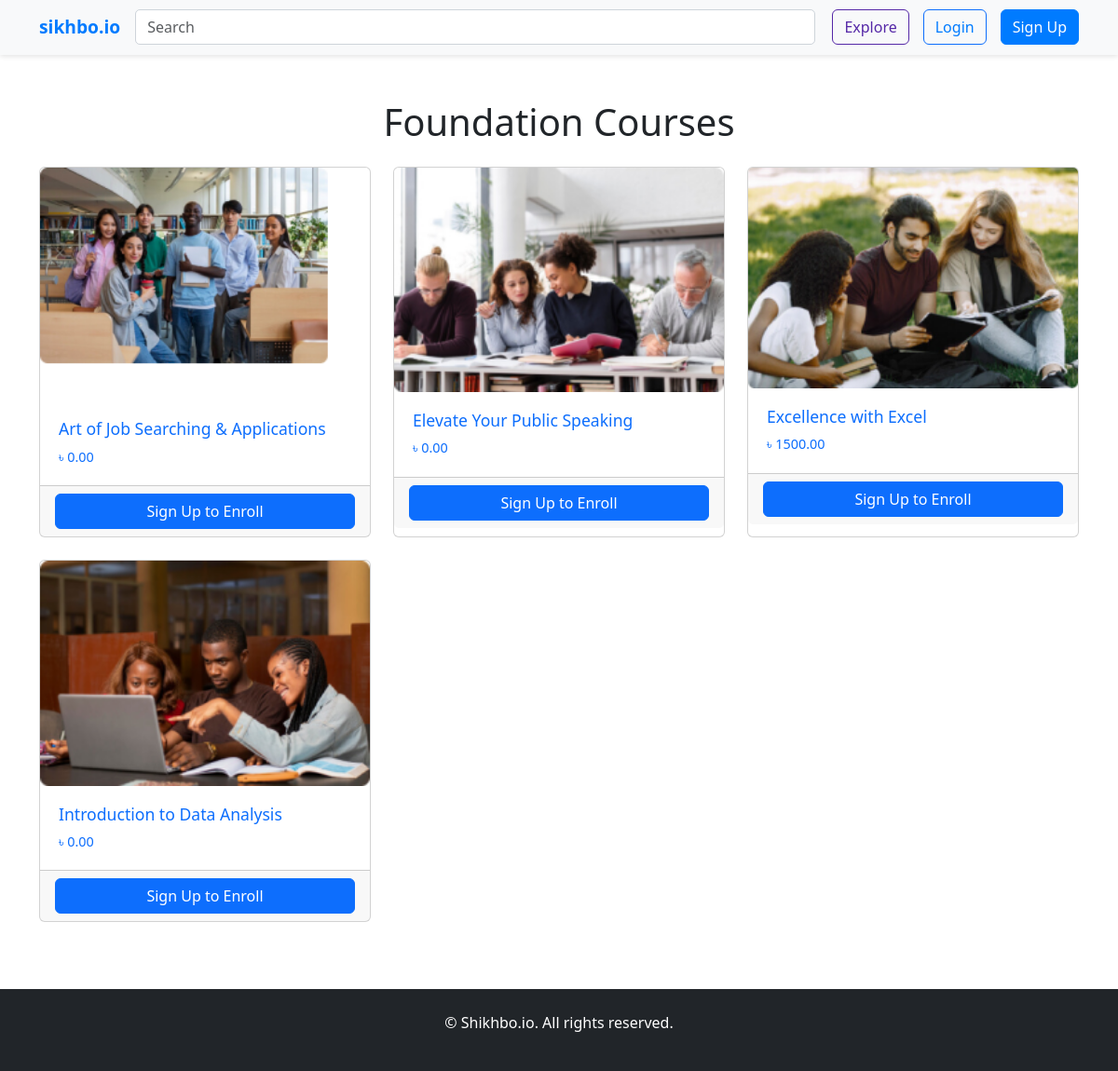
/foundation-courses/, run on an earlier commit of the app's database.
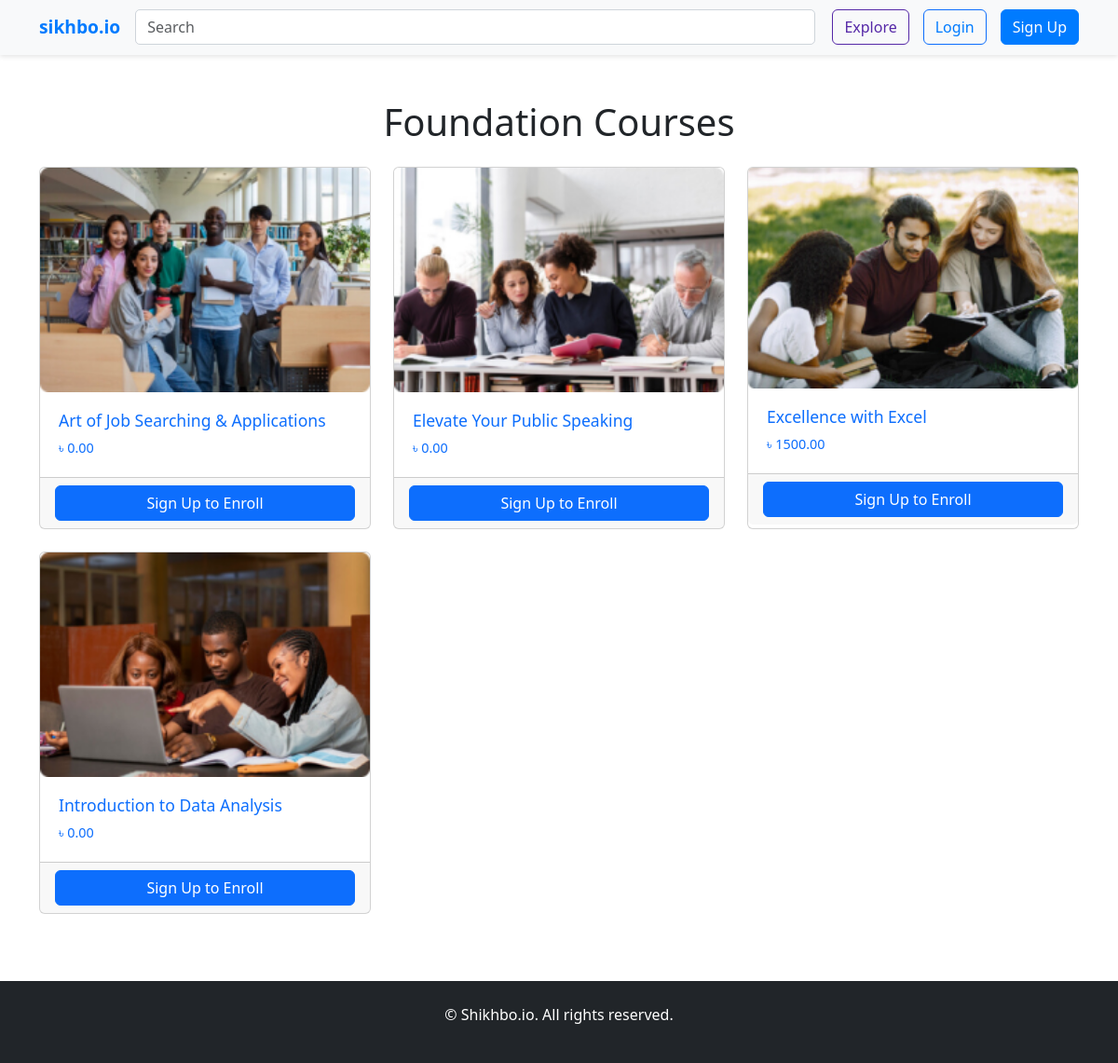
And on a later commit of the database.
### base/models.py (models this page shows, shortened)
class Course(models.Model):
    title = models.CharField(max_length=200)
    description = models.TextField(null=True)
    price = models.DecimalField(max_digits=10, decimal_places=2)
    thumbnail = models.ImageField(upload_to='course_thumbnails/', null=True)
    category = models.ForeignKey(Category, on_delete=models.CASCADE, null=True)
    students_enrolled = models.PositiveIntegerField(default=0)
    image = models.ImageField(upload_to='', blank=True, null=True)

### base/views.py (the view)
# urls.py: path('foundation-courses/', base_views.foundation_courses, name='foundation_courses'),
def foundation_courses(request):
    foundation_category = Category.objects.get(name='Foundation')
    foundation_courses = Course.objects.filter(category=foundation_category)
    return render(request, 'foundation_courses.html', {'foundation_courses': foundation_courses})

### template/foundation_courses.html (shortened to what this page needs)
<!DOCTYPE html>
<html lang="en">
<head>
    {% load static %}
    <link href="https://cdn.jsdelivr.net/npm/bootstrap@5.3.0-alpha1/dist/css/bootstrap.min.css" rel="stylesheet">
    <link rel="stylesheet" href="{% static 'css/foundation_courses.css' %}">
</head>
<body>
<nav class="navbar navbar-expand-lg navbar-light bg-light">
    <div class="container">
        <a class="navbar-brand" href="{% url 'home' %}">sikhbo.io</a>
        <form class="navbar-form" method="POST">
            <input class="form-control me-2" type="search" placeholder="Search" aria-label="Search">
            <button class="btn btn-outline-success" type="submit">Explore</button>
        </form>
        <div class="navbar-links">
            {% if user.is_authenticated %}
                <a href="{% url 'user_profile' %}" class="btn btn-outline-secondary me-2">
                    Welcome, {{ user.username }}
                </a>
                <a href="{% url 'logout' %}" class="btn btn-outline-danger">Logout</a>
            {% else %}
                <a href="{% url 'login' %}" class="btn btn-outline-primary">Login</a>
                <a href="{% url 'signup' %}" class="btn btn-primary">Sign Up</a>
            {% endif %}
        </div>
    </div>
</nav>
    <section class="py-5">
        <div class="container">
            <h1 class="mb-4 text-center">Foundation Courses</h1>
            <div class="row">
                {% if foundation_courses %}
                    {% for course in foundation_courses %}
                    <div class="col-md-4 mb-4">
                        <div class="card h-100">
                            <a href="{% url 'course_details' course.id %}" class="text-decoration-none">
                                <img src="{{ course.thumbnail.url }}" class="card-img-top" alt="{{ course.title }}">
                                <div class="card-body">
                                    <h5 class="card-title">{{ course.title }}</h5>
                                    <p class="card-text">৳ {{ course.price }}</p>
                                </div>
                            </a>
                            <div class="card-footer">
                                {% if user.is_authenticated %}
                                    <a href="{% url 'enroll_course' course.id %}" class="btn btn-primary w-100">Enroll Now</a>
                                {% else %}
                                    <a href="{% url 'signup' %}" class="btn btn-primary w-100">Sign Up to Enroll</a>
                                {% endif %}
                            </div>
                        </div>
                    </div>
                    {% endfor %}
                {% else %}
                    <p class="text-center">No Foundation courses available at the moment. Please check back later.</p>
                {% endif %}
            </div>
        </div>
    </section>
    <footer class="py-4 bg-dark text-white">
        <div class="container text-center">
            <p>&copy; {{ current_year }} Shikhbo.io. All rights reserved.</p>
        </div>
    </footer>
</body>
</html>

### static/css/foundation_courses.css (style rules this page uses)
.navbar { background-color: #fff; padding: 10px 20px; box-shadow: 0 2px 5px rgba(0, 0, 0, 0.1); display: flex; justify-content: space-between; align-items: center; }
.navbar-brand { font-weight: bold; font-size: 1.2rem; color: #007bff; }
.navbar-form { flex: 1; display: flex; align-items: center; }
.form-control { border-radius: 5px; border-color: #ced4da; flex: 1; }
.btn-outline-success { border-color: #5528a7; color: #5528a7; margin-left: 10px; }
.navbar-links { display: flex; align-items: center; }
.navbar-links a { margin-left: 15px; text-decoration: none; color: #007bff; }
.navbar-links .btn-primary { background-color: #007bff; border-color: #007bff; color: #fff; margin-left: 15px; }
.card { transition: transform 0.3s ease, box-shadow 0.3s ease; }
.card img { transition: transform 0.3s ease; }
.card-body { padding: 20px; }
.card-title { font-size: 1.1rem; }
.card-text { font-size: 0.9rem; }

What changed in the data, as far as the page shows it:
changed Course "Art of Job Searching & Applications": thumbnail: a different picture
